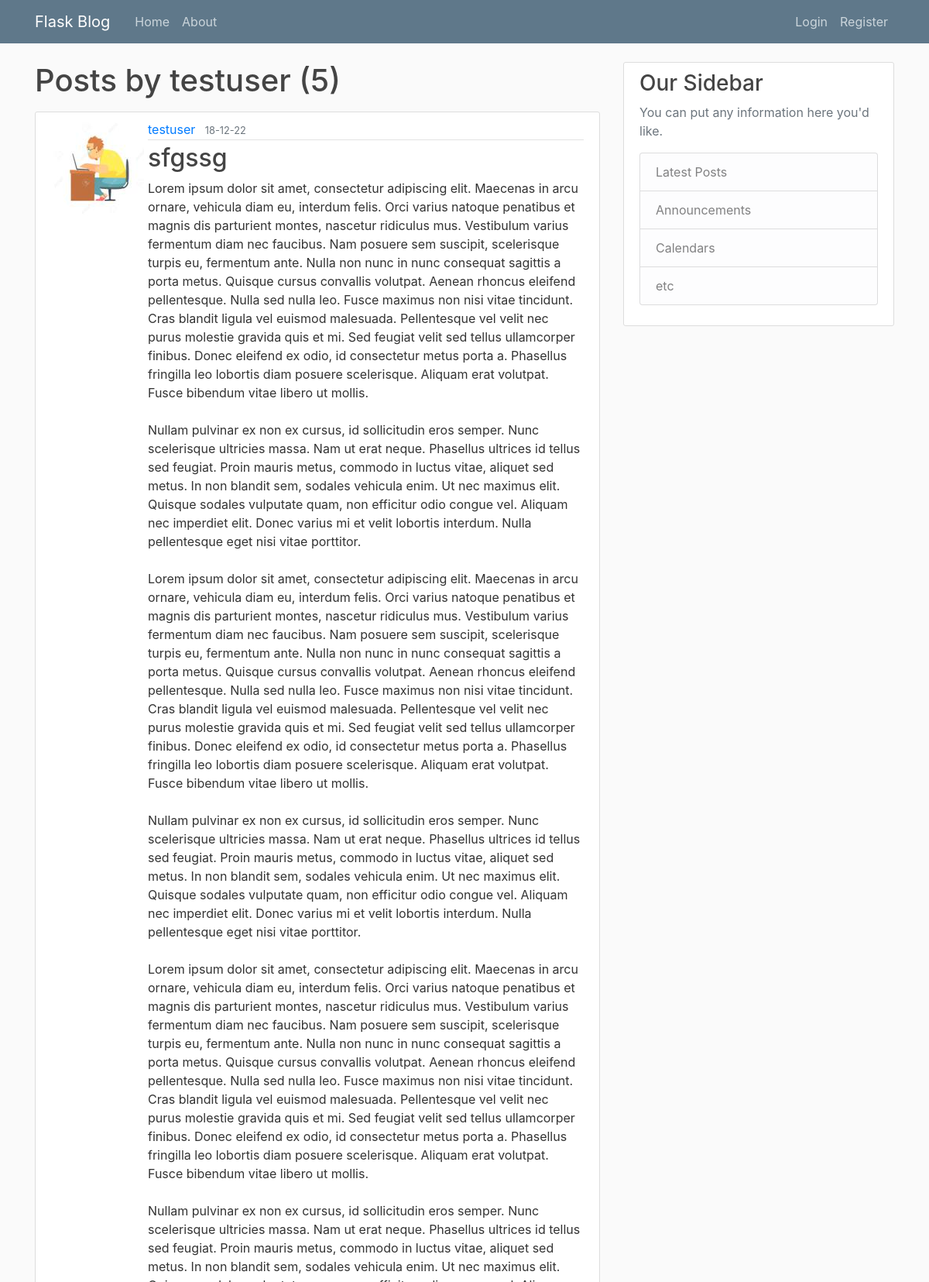
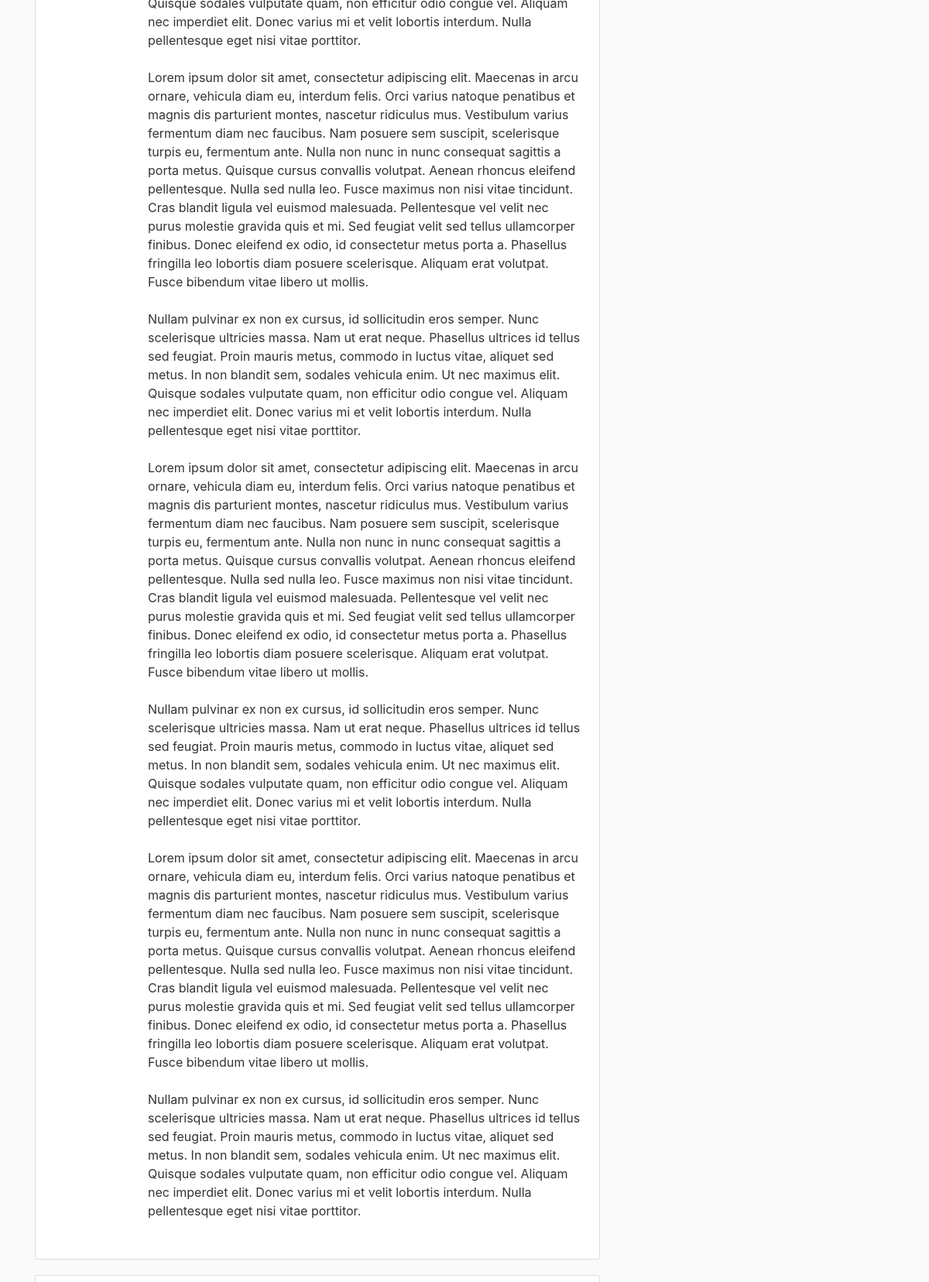
The app's page /user/testuser (upper part) with its own data (2 pictures, top to bottom).
### flaskblog/models.py (models this page shows, shortened)
class User(db.Model, UserMixin):
    id = db.Column(db.Integer, primary_key=True)
    username = db.Column(db.String(30), unique=True, nullable=False)
    email = db.Column(db.String(120), unique=True, nullable=False)
    image_file = db.Column(db.String(20), nullable=False, default='default.jpg')
    password = db.Column(db.String(60), nullable=False)
    posts = db.relationship('Post', backref='author', lazy=True)

class Post(db.Model):
    id = db.Column(db.Integer, primary_key=True)
    title = db.Column(db.String(100), nullable=False)
    date_posted = db.Column(db.DateTime, nullable=False, default=datetime.utcnow)
    content = db.Column(db.Text, nullable=False)
    user_id = db.Column(db.Integer, db.ForeignKey('user.id'), nullable=False)

### flaskblog/routes.py (the view)
@app.route("/user/<string:username>")
def user_posts(username):
    page = request.args.get('page', 1, type=int)
    user = User.query.filter_by(username=username).first_or_404()
    posts = Post.query.filter_by(author=user)\
            .order_by(Post.date_posted.desc())\
            .paginate(page=page, per_page=2)
    return render_template('user_post.html', posts=posts, user=user)

### flaskblog/templates/user_post.html (shortened to what this page needs)
{% extends "layout.html" %}
{% block content %}
<h1 class="mb-3">Posts by {{ user.username }} ({{ posts.total }})</h1>
{% for post in posts.items %}
<article class="media content-section">
  <img class="rounded-circle article-image" src="{{ url_for('static', filename='profile_pics/' + post.author.image_file) }}">
  <div class="media-body">
    <div class="article-metadata">
      <a class="mr-2" href="{{ url_for('user_posts', username=post.author.username) }}">{{ post.author.username }}</a>
      <small class="text-muted">{{ post.date_posted.strftime('%y-%m-%d') }}</small>
    </div>
    <h2><a class="article-title" href="{{ url_for('post', post_id=post.id) }}">{{ post.title }}</a></h2>
    <p class="article-content">{{ post.content }}</p>
  </div>
</article>
{% endfor %}
{% endblock content %}

### flaskblog/static/main.css (style rules this page uses)
body { background: #fafafa; color: #333333; margin-top: 5rem; }
h1, h2, h3, h4, h5, h6 { color: #444444; }
.content-section { background: #ffffff; padding: 10px 20px; border: 1px solid #dddddd; border-radius: 3px; margin-bottom: 20px; }
.article-title { color: #444444; }
.article-content { white-space: pre-line; }
.article-metadata { padding-bottom: 1px; margin-bottom: 4px; border-bottom: 1px solid #e3e3e3 }

### records on screen
User: username "testuser"
Post: image_file (picture), author.username "testuser", date_posted "18-12-22", title "sfgssg", content "Lorem ipsum dolor sit amet, consectetur adipiscing elit. Maecenas in arcu ornare, vehicula diam eu, interdum felis. Orci varius natoque penatibus et magnis dis parturient montes, nascetur ridiculus mus. Vestibulum varius fermentum diam nec faucibus. Nam posuere sem suscipit, scelerisque turpis eu, fermentum ante. Nulla non nunc in nunc consequat sagittis a porta metus. Quisque cursus convallis volutpat. Aenean rhoncus eleifend pellentesque. Nulla sed nulla leo. Fusce maximus non nisi vitae tincidunt. Cras blandit ligula vel euismod malesuada. Pellentesque vel velit nec purus molestie gravida quis et mi. Sed feugiat velit sed tellus ullamcorper finibus. Donec eleifend ex odio, id consectetur…"

### other values on screen
{{ posts.total }} "5"
